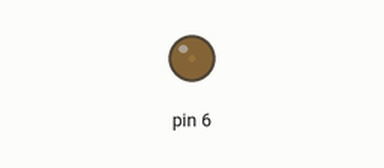
Recording of a sketch running on a simulated Arduino Uno, built with avr-gcc and run on an emulated ATmega328P. Parts: output pins drawn as LEDs (lit = HIGH).

Above: at 0.05 s.
At 1.25 s:
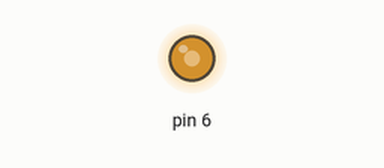
At 2.05 s:
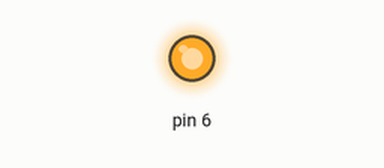
At 4.05 s:
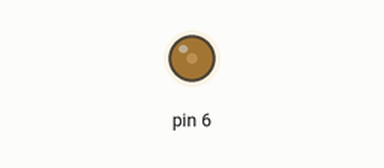
Timing chart, 0 to 6.0 s (numbered marks = the images above):
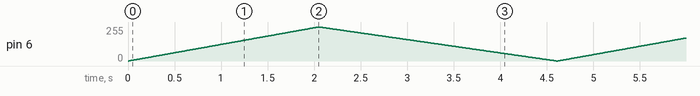

The sketch:

HeartBeat_PWM.ino
```cpp
/*
  PWM ile kalp atışı simulasyonu / Heart beat simulation with PWM
  Dr.Tronik>https://www.youtube.com/c/DrTRonik
  @Feb/2021
*/

void setup() {
    pinMode(6, OUTPUT);
    digitalWrite(6, LOW);
}

void loop() {
  for (int x = 0; x <= 255; x++) // pwm for döngüsü
    {
    analogWrite(6, x);
    delay(8);
    }

    //delay(50);
    for (int x = 255; x >= 0; x--)
    {
    analogWrite(6, x);
    delay(10);
    }
}
```
